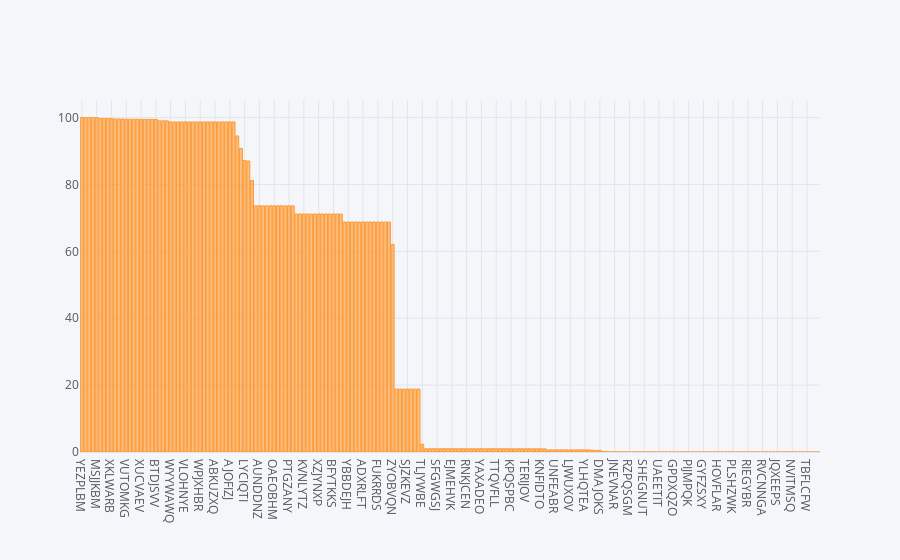

The notebook cell saved with this chart:
### Code cell
missing_percentage.sort_values(ascending=False).head(200).iplot(kind='bar')

### Figure 1 — Plotly figure (JSON) as saved in the notebook; plotly's stock layout.template omitted (floating-point values rounded to 4 significant figures; data arrays with more than 128 entries replaced by an {"elided": "..."} marker saying what was removed)
{"data": [{"marker": {"color": "rgba(255, 153, 51, 0.6)", "line": {"color": "rgba(255, 153, 51, 1.0)", "width": 1}}, "name": "None", "orientation": "v", "text": "", "type": "bar", "x": {"elided": "200 str values"}, "y": {"elided": "200 float values"}}], "layout": {"autosize": true, "legend": {"bgcolor": "#F5F6F9", "font": {"color": "#4D5663"}}, "paper_bgcolor": "#F5F6F9", "plot_bgcolor": "#F5F6F9", "title": {"font": {"color": "#4D5663"}}, "xaxis": {"autorange": true, "gridcolor": "#E1E5ED", "range": [-0.5, 199.5], "showgrid": true, "tickfont": {"color": "#4D5663"}, "title": {"font": {"color": "#4D5663"}, "text": ""}, "type": "category", "zerolinecolor": "#E1E5ED"}, "yaxis": {"autorange": true, "gridcolor": "#E1E5ED", "range": [0, 105.3], "showgrid": true, "tickfont": {"color": "#4D5663"}, "title": {"font": {"color": "#4D5663"}, "text": ""}, "type": "linear", "zerolinecolor": "#E1E5ED"}}}
